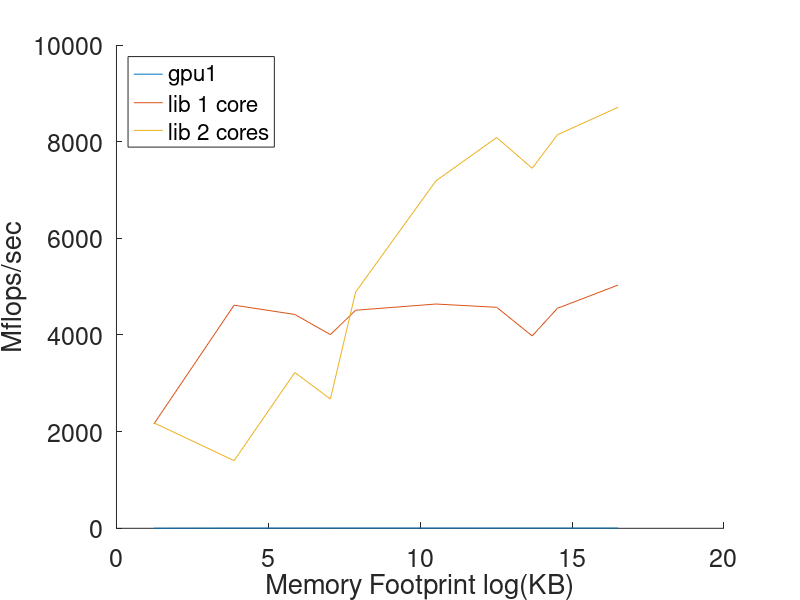
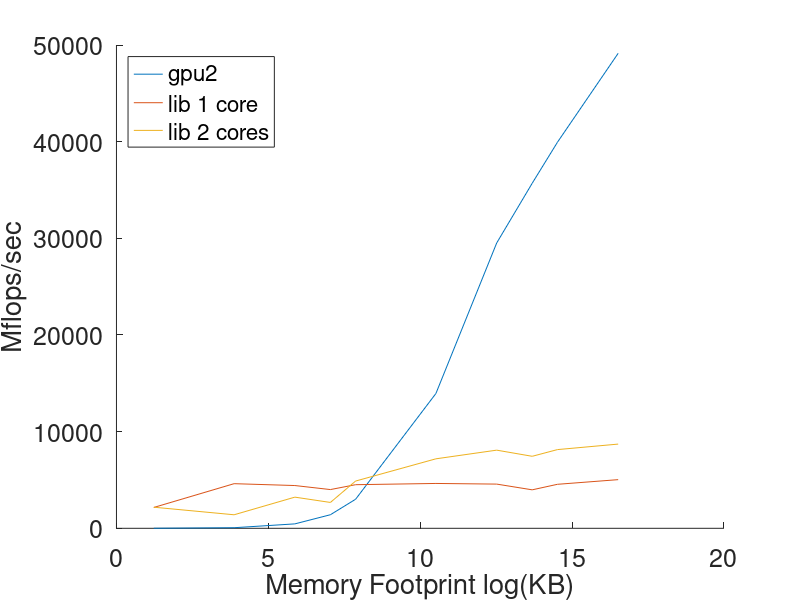
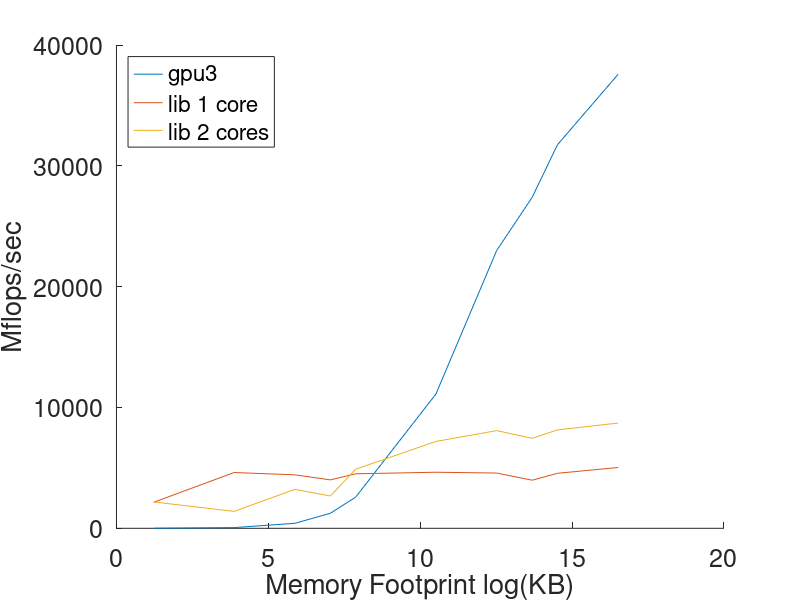
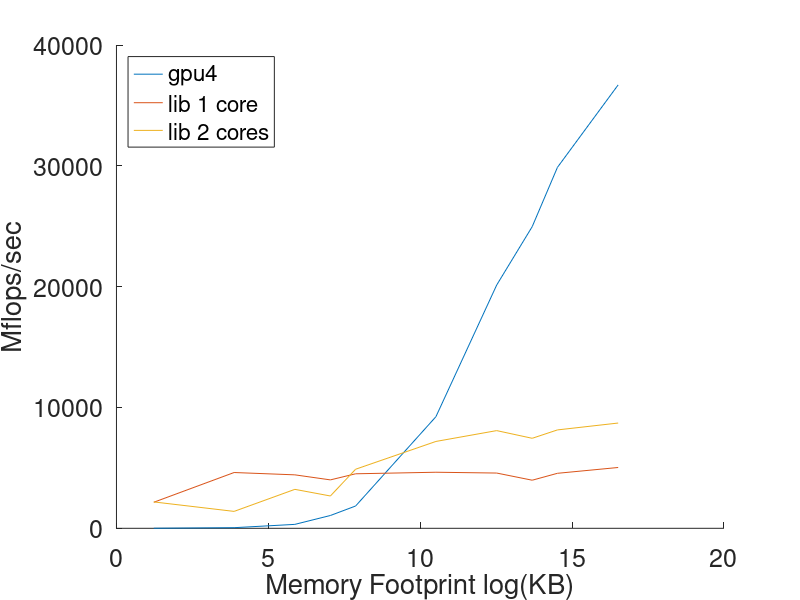

These figures' MATLAB source, in order:
memoryl2 = log2([2.344 14.648 58.594 131.836  234.375 1464.844 5859.375 13183.594 23437.500 93750.000]);

memoryFP = memoryl2; 

gpu1MFLOPS = [2.288  4.811 5.205 5.274 5.298 5.328 4.883 4.880 4.937 4.880];

gpu2MFLOPS = [4.023 60.880 457.520 1403.646 3005.801 13948.402 29513.848 35699.175 39936.900 49142.313];

gpu3MFLOPS = [3.981 57.734 413.621 1245.842 2573.936 11114.035 22991.888 27399.818 31740.490 37581.711];

gpu4MFLOPS = [3.734 51.285 325.185 1060.113 1845.138 9237.336 20131.256 24968.189 29872.147 36700.531];
     
gpu532MFLOPS = [4.315 66.689 476.652 1495.340 3242.647 19319.580 56240.406 86529.587 109697.236 163604.201];

gpu516MFLOPS = [4.082 63.239 124.357 914.988 5949.367 19913.609 55063.683 85963.532 105844.726 147824.512 ];

gpu58MFLOPS = [3.976 71.485 125.548 931.240 5857.966 3596.017 45988.600 68364.750 81034.061 103222.074];

gpulibMFLOPS = [14.827 58.576 1383.111 3829.135 3040.484 19717.954 65189.048 119224.248 166278.683 324833.523];

mknMFLOPS = [1669.484 2237.021 2174.440 2347.731 2362.906 2495.389 2584.372 2579.091 2647.656 2514.919];

libSTMFLOPS = [2156.152 4616.871 4424.696 4007.367 4511.847 4640.353 4573.360 3980.559 4552.058 5033.796];

libMFLOPS = [2183.406 1399.713 3223.810 2675.022 4888.661 7189.015 8085.695 7449.673 8142.759 8712.409];

%Plotting
figure('Position', [100, 0, 1000,1000]);
set(gca,'fontsize',18);
set(gcf, 'Color', 'w');
  hold on;

plot(memoryFP, gpu1MFLOPS, memoryFP, libSTMFLOPS, memoryFP, libMFLOPS);
legend('gpu1', 'lib 1 core', 'lib 2 cores', 'Location', 'NorthWest')
xlabel('Memory Footprint log(KB)')
ylabel('Mflops/sec') 

%Plotting
figure('Position', [100, 0, 1000,1000]);
set(gca,'fontsize',18);
set(gcf, 'Color', 'w');
  hold on;

plot(memoryFP, gpu2MFLOPS, memoryFP, libSTMFLOPS, memoryFP, libMFLOPS);
legend('gpu2', 'lib 1 core', 'lib 2 cores', 'Location', 'NorthWest')
xlabel('Memory Footprint log(KB)')
ylabel('Mflops/sec')

%Plotting
figure('Position', [100, 0, 1000,1000]);
set(gca,'fontsize',18);
set(gcf, 'Color', 'w');
  hold on;

plot(memoryFP, gpu3MFLOPS, memoryFP, libSTMFLOPS, memoryFP, libMFLOPS);
legend('gpu3', 'lib 1 core', 'lib 2 cores', 'Location', 'NorthWest')
xlabel('Memory Footprint log(KB)')
ylabel('Mflops/sec')

%Plotting
figure('Position', [100, 0, 1000,1000]);
set(gca,'fontsize',18);
set(gcf, 'Color', 'w');
  hold on;

plot(memoryFP, gpu4MFLOPS, memoryFP, libSTMFLOPS, memoryFP, libMFLOPS);
legend('gpu4', 'lib 1 core', 'lib 2 cores', 'Location', 'NorthWest')
xlabel('Memory Footprint log(KB)')
ylabel('Mflops/sec')

%Plotting
figure('Position', [100, 0, 1000,1000]);
set(gca,'fontsize',18);
set(gcf, 'Color', 'w');
  hold on;

plot(memoryFP, gpu532MFLOPS, memoryFP, gpu516MFLOPS, memoryFP, gpu58MFLOPS);
legend('gpu5 block size 32', 'gpu5 block size 16', 'gpu5 block size 8', 'Location', 'NorthWest')
xlabel('Memory Footprint log(KB)')
ylabel('Mflops/sec')

%Plotting
figure('Position', [100, 0, 1000,1000]);
set(gca,'fontsize',18);
set(gcf, 'Color', 'w');
  hold on;

plot(memoryFP, gpu532MFLOPS, memoryFP, libSTMFLOPS, memoryFP, libMFLOPS);
legend('gpu5 block size 32', 'lib 1 core', 'lib 2 cores', 'Location', 'NorthWest')
xlabel('Memory Footprint log(KB)')
ylabel('Mflops/sec')

%Plotting
figure('Position', [100, 0, 1000,1000]);
set(gca,'fontsize',18);
set(gcf, 'Color', 'w');
  hold on;

plot(memoryFP, gpu532MFLOPS, memoryFP, gpulibMFLOPS, memoryFP, gpu2MFLOPS, memoryFP, gpu3MFLOPS, memoryFP, gpu4MFLOPS, memoryFP, libMFLOPS);
legend('gpu5 block size 32', 'gpulib', 'gpu2', 'gpu3', 'gpu4', 'lib', 'Location', 'NorthWest')
xlabel('Memory Footprint log(KB)')
ylabel('Mflops/sec')

